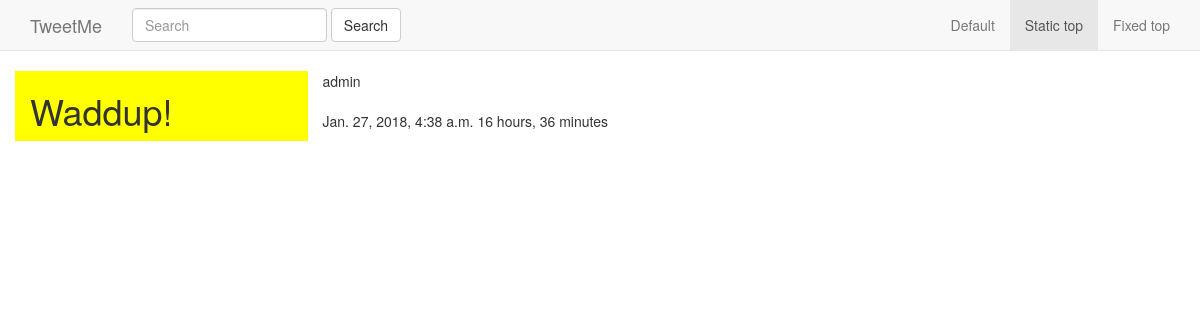
Page /tweet/1/ on the earlier database version.
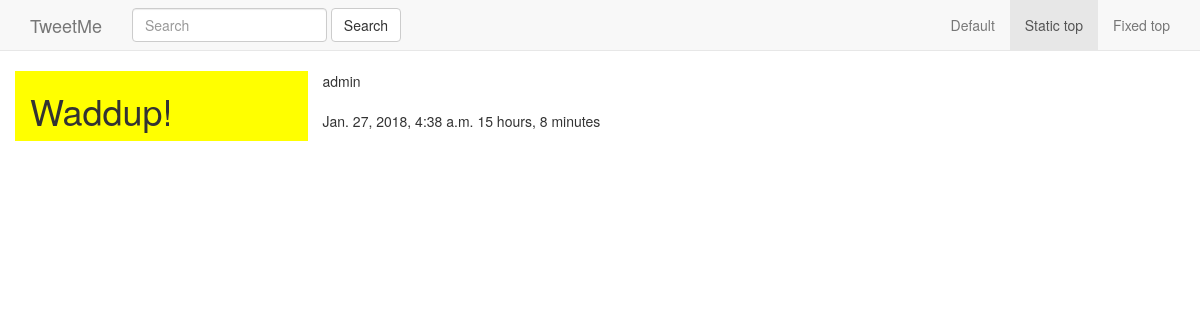
Same page on the later database version.
### tweets/models.py (models this page shows, shortened)
class Tweet(models.Model):
	user 			= models.ForeignKey(User)
	content 		= models.CharField(max_length=140, validators=[validate_content])
	updated 		= models.DateTimeField(auto_now=True)
	timestamp		= models.DateTimeField(auto_now_add=True)

### tweets/views.py (the view)
# urls.py: url(r'^(?P<pk>\d+)/$', TweetDetailView.as_view(), name='detail'),
class TweetDetailView(DetailView):
	queryset = Tweet.objects.all()

### tweets/templates/tweets/tweet_detail.html
{% extends 'base.html' %}
{% block content %}
<div class="row">
	<div class="col-sm-3 col-xs-12" style="background-color: yellow;">
		<h1>{{ object.content }}</h1>
	</div>
	<div class="col-sm-9">
		{{ object.user }}<br/><br/>
		{{ object.timestamp }} {{ object.updated|timesince }}
	</div>
</div>
{% endblock content %}

Differences in the rows shown:
changed Tweet "Waddup!": updated "16 hours, 36 minutes" → "15 hours, 8 minutes"
